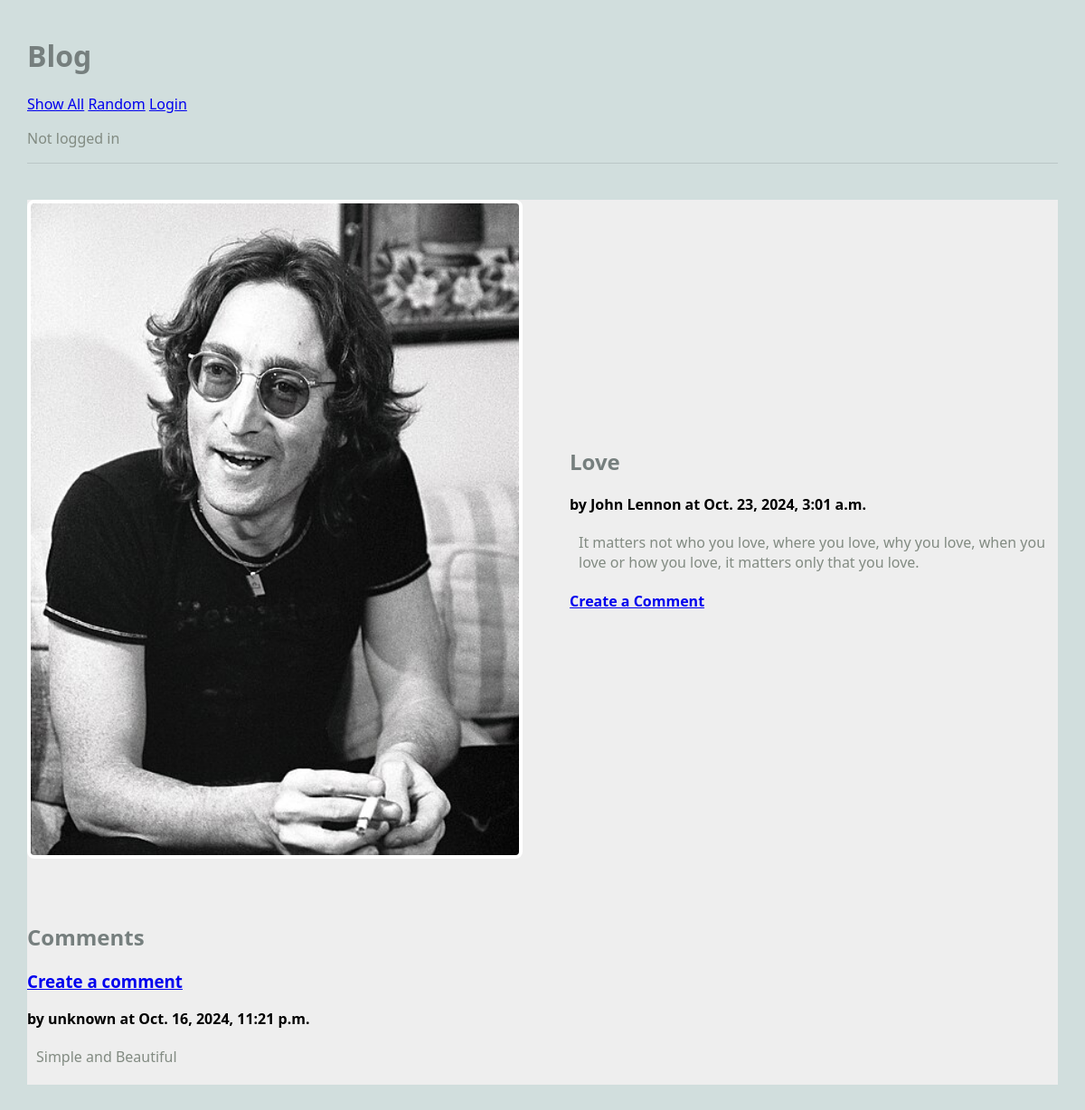
Screenshot of /blog/ with the database file from the repository.
### blog/models.py (models this page shows, shortened)
class Article(models.Model):
    user = models.ForeignKey(User, on_delete=models.CASCADE)
    title = models.TextField(blank=False)  # non-optional, blank=Flase
    author = models.TextField(blank=False)
    text = models.TextField(blank=False)
    published = models.DateTimeField(auto_now=True)
    image_file = models.ImageField(blank=True) # an actual image
    def get_comments(self):
        comments = Comment.objects.filter(article=self)
        return comments

class Comment(models.Model):
    article = models.ForeignKey("Article", on_delete=models.CASCADE)
    author = models.TextField(blank=False)
    text = models.TextField(blank=False)
    published = models.DateTimeField(auto_now=True)
    def __str__(self):
        return f'{self.text}'

### blog/views.py (the view)
# urls.py: path(r'', views.RandomArticleView.as_view(), name='random'), ## new; 10/8
class RandomArticleView(DetailView):
    model = Article
    template_name = 'blog/article.html'
    context_object_name = 'article'
    def get_object(self):
        all_articles = Article.objects.all()
        return random.choice(all_articles)

### blog/templates/blog/article.html (shortened to what this page needs)
{% extends 'blog/base.html' %}
{% block content %}
<main class="grid-container">
    <article class="featured">
        {% if article.image_file %}
        <img src="{{article.image_file.url}}" alt="{{article.image_file.url}}">
        {% endif %}
        <div>
            <h2>{{article.title}}</h2>
            <strong>by {{article.author}} at {{article.published}}</strong>
            <p>
            {{article.text}}
            </p>
            <h4>
                <a href="{% url 'create_comment' article.pk %}">
                Create a Comment</a>
            </h4>
        </div>
    </article>
    <div>
        {% if article.get_comments %}
        <h2>Comments</h2>
        <h3><a href="{% url 'create_comment' article.pk %}">Create a comment</a></h3>
        {% for c in article.get_comments %}
        <article>
            <div>
                <strong>by {{c.author}} at {{c.published}}</strong>
                <p>
                    {{c.text}}
            </div>
        </article>
        {% endfor %}
        {% else %}
            <h2>No Comments</h2>
        {% endif %}
    </div>
</main>
{% endblock %}

### blog/static/blog/styles-blog.css (style rules this page uses)
body { margin: 30px; background: #d1dedd; font-family:'Segoe UI', Tahoma, Geneva, Verdana, sans-serif; }
h1, h2, h3 { color: #767f7e; }
p { color: #828b82; }
.grid-container { background: #eee; display: grid; grid-template-columns: repeat(3, 1fr); grid-gap: 10px; max-width: 1200px; margin: 20px auto; }
article.featured { grid-column: span 3; display: grid; gap: 60px; grid-template-columns: 1fr 1fr; align-items: center; border-bottom: 1px #bbc7c7; padding-bottom: 40px; }
article img, article.featured img { width: 100%; border: 4px solid #fff; border-radius: 8px; }
article p, article h3 { margin: 20px 10px; }

### rows the page displays
Article: image_file (picture), title "Love", author "John Lennon", published "Oct. 23, 2024, 3:01 a.m.", text "It matters not who you love, where you love, why you love, when you love or how you love, it matters only that you love."
Comment: author "unknown", published "Oct. 16, 2024, 11:21 p.m.", text "Simple and Beautiful"
